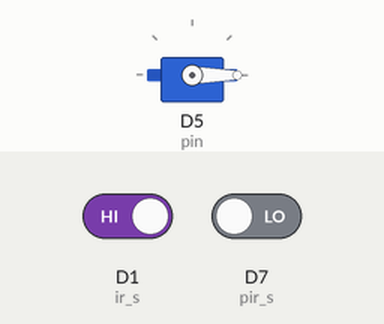
This sketch was run on a simulated ESP8266 (NodeMCU). Parts: servo. The test bench sets the inputs (shaded band); at power-on: D1 (ir_s) HIGH, D7 (pir_s) LOW. WiFi joins after 1.5 s; servers stay silent unless stated.

Above: at 3.0 s.
3.1 s: D1 (ir_s) driven LOW
At 4.2 s:
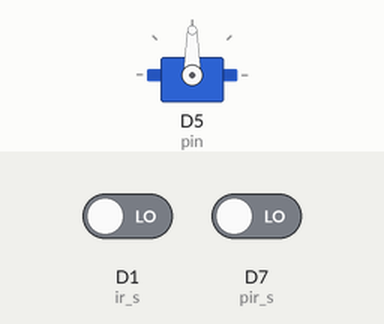
5.3 s: D1 (ir_s) driven HIGH
At 6.9 s:
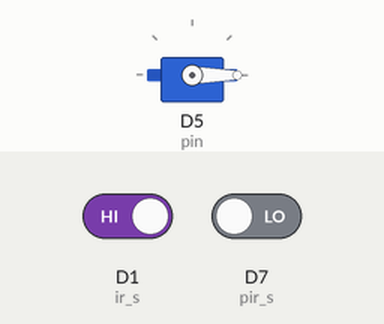
Timing chart, 0 to 8.4 s (numbered marks = the images above; inputs shaded):
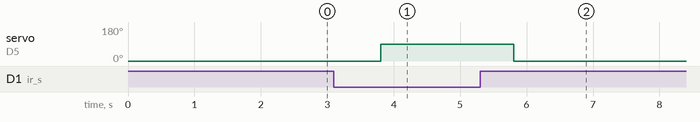

Measured:
- after the input at 3.1 s, servo on D5 (pin): 0° → 90° after 0.71 s
- after the input at 5.3 s, servo on D5 (pin): 90° → 0° after 0.50 s

The sketch:

IOT_Project.ino
```cpp
//Aatman Patel - aatmanp4/Motion-Sensing---IOT
#define BLYNK_PRINT Serial
#define BLYNK_TEMPLATE_ID "TMPLHjB9Eh3_"
#define BLYNK_DEVICE_NAME "FINAL"
#define BLYNK_AUTH_TOKEN "XJpBXIvwjPZXNZKSmi4Z8lCOr6uFR8Z8"
#include <ESP8266WiFi.h>
#include <BlynkSimpleEsp8266.h>
#include <SoftwareSerial.h>
#include <SimpleTimer.h>
#include<Servo.h>
Servo servo1;


char auth[] = "XJpBXIvwjPZXNZKSmi4Z8lCOr6uFR8Z8";
// Your WiFi credentials.
// Set password to "" for open networks.
char ssid[] = "Aatman";
char pass[] = "1234567890";

SimpleTimer timer;


// This function sends Arduino's up time every second to Virtual Pin (1).
// In the app, Widget's reading frequency should be set to PUSH. This means
// that you define how often to send data to Blynk App.
void myTimerEvent()
{
  // You can send any value at any time.
  // Please don't send more that 10 values per second.
  Blynk.virtualWrite(V1, millis() / 1000);

}

int pir_s = D7; // pir sensor
int ir_s = D1;  // infrared sensor
//int pir_supply = D2;
int pin=D5;//servo

void setup()
{
  // Debug console
  Serial.begin(9600);
  Blynk.begin(auth, ssid, pass);
  pinMode(pir_s, INPUT);
  pinMode(ir_s, INPUT);
  servo1.attach(pin);
  //pinMode(pir_supply, OUTPUT);
  timer.setInterval(1000,sensorvalue1);
  servo1.write(0);

}

void loop()
{
  Blynk.run();
  timer.run(); // Initiates BlynkTimer
}

void sensorvalue1()
{

if(digitalRead(pir_s) == HIGH)
{
  Blynk.virtualWrite(V2,255 ); // turns on the led
  Blynk.virtualWrite(V5,"\n Intruder detected on PIR Sensor!!!" );
  Blynk.notify("\n Intruder detected on PIR Sensor!!!");
}

if(digitalRead(pir_s) == LOW)
{
  Blynk.virtualWrite(V2,0 ); //turns off the led
  Blynk.virtualWrite(V5,"\n PIR Normal" );
}


    if( digitalRead(ir_s) == LOW)
{
  Blynk.virtualWrite(V3,255 ); // turns on the led
  Blynk.virtualWrite(V5,"\n Intruder detected on IR Sensor!!!" );
  servo1.write(90);
  Blynk.notify("Intruder detected on IR Sensor!!!");
}

 if( digitalRead(ir_s) == HIGH)
{
  Blynk.virtualWrite(V3,0 ); // turns off the led
  servo1.write(0);
}


}
```
